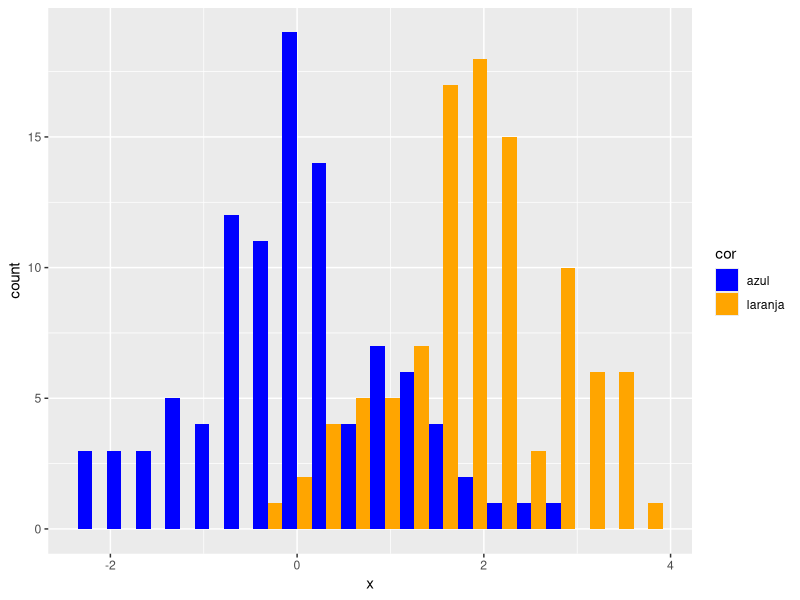
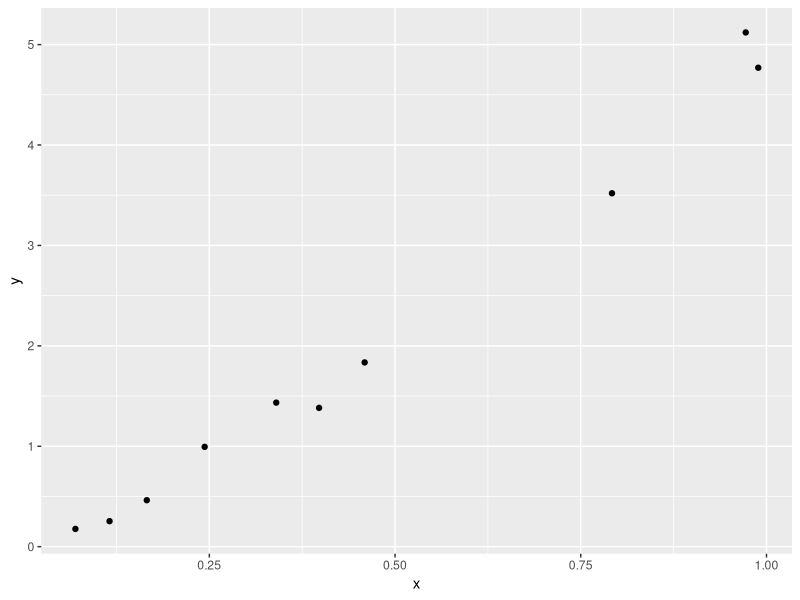
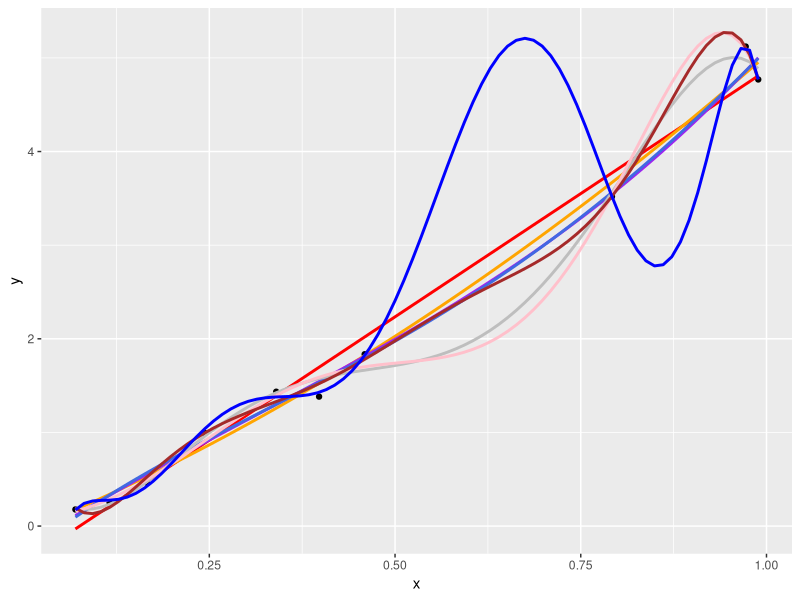
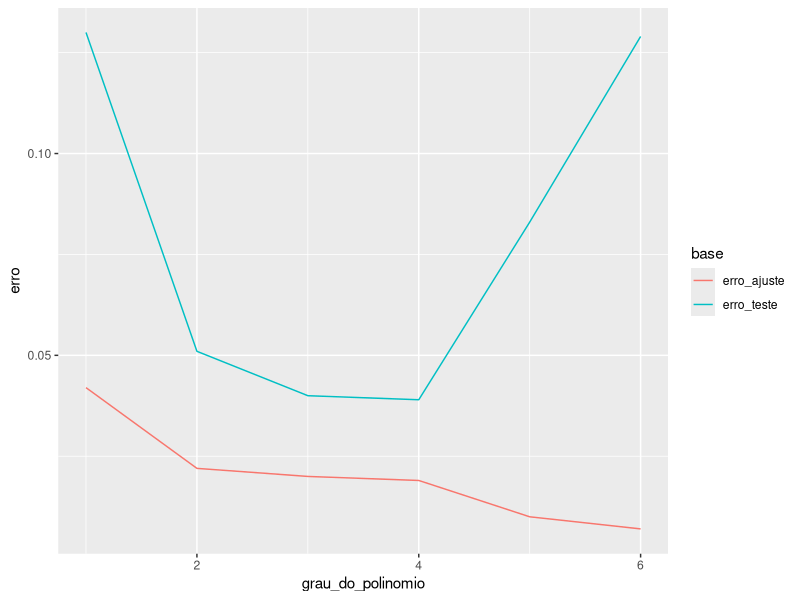

R code for these plots, in order:
## ---- chunk 1
knitr::opts_chunk$set(echo = FALSE)
knitr::opts_chunk$set(warning = FALSE)
## ---- chunk 2
library(dplyr)
library(ggplot2)
base <- purrr::map_df(c(0, 2), ~data.frame(color = .x, x = rnorm(100, .x)))
base <- base %>% mutate(cor = ifelse(color <= 0, 'azul', 'laranja'))
ggplot(base, aes(x = x, fill = cor)) + 
  geom_histogram(position = 'dodge', bins = 20) +
  scale_fill_manual(values = c('azul' = 'blue', 'laranja' = 'orange'))
## ---- chunk 3
# Pacotes -----------------------------------------------------------------
library(ggplot2)
library(tidyr)
library(dplyr)
## ---- chunk 4

# Gerar dados -------------------------------------------------------------
set.seed(7)
dados <- data_frame(
  x = runif(10),
  y = 2*x + 3*x^2 + rnorm(10, 0, 0.15) 
)

# gerando mais dados
dados2 <- data_frame(
  x = runif(100),
  y = 2*x + 3*x^2 + rnorm(100, 0, 0.1) 
)

## ---- chunk 5

ggplot(dados, aes(x = x, y = y)) + geom_point()

## ---- chunk 6

modelo <- lm(y ~ x, data = dados)
modelo2 <- lm(y ~ poly(x, 2), data = dados)
modelo3 <- lm(y ~ poly(x, 3), data = dados)
modelo4 <- lm(y ~ poly(x, 4), data = dados)
modelo5 <- lm(y ~ poly(x, 5), data = dados)
modelo6 <- lm(y ~ poly(x, 6), data = dados)
modelo7 <- lm(y ~ poly(x, 7), data = dados)
modelo8 <- lm(y ~ poly(x, 8), data = dados)
modelo9 <- lm(y ~ poly(x, 9), data = dados)

erro_modelo1 <- mean((dados$y - predict(modelo, newdata = dados))^2)
erro_modelo2 <- mean((dados$y - predict(modelo2, newdata = dados))^2)
erro_modelo3 <- mean((dados$y - predict(modelo3, newdata = dados))^2)
erro_modelo4 <- mean((dados$y - predict(modelo4, newdata = dados))^2)
erro_modelo5 <- mean((dados$y - predict(modelo5, newdata = dados))^2)
erro_modelo6 <- mean((dados$y - predict(modelo6, newdata = dados))^2)
erro_modelo7 <- mean((dados$y - predict(modelo7, newdata = dados))^2)
erro_modelo8 <- mean((dados$y - predict(modelo8, newdata = dados))^2)
erro_modelo9 <- mean((dados$y - predict(modelo9, newdata = dados))^2)

erro_ajuste <- c(erro_modelo1 = erro_modelo1,
erro_modelo2 = erro_modelo2,
erro_modelo3 = erro_modelo3,
erro_modelo4 = erro_modelo4,
erro_modelo5 = erro_modelo5,
erro_modelo6 = erro_modelo6,
erro_modelo7 = erro_modelo7,
erro_modelo8 = erro_modelo8,
erro_modelo9 = erro_modelo9) %>% round(3)

ggplot(dados, aes(x = x, y = y)) + geom_point() + 
  geom_smooth(formula = y ~ x, colour = "red", se = FALSE, method = 'lm') +
  geom_smooth(formula = y ~ poly(x, 2), colour = "orange", se = FALSE, method = 'lm') +
  geom_smooth(formula = y ~ poly(x, 3), colour = "purple", se = FALSE, method = 'lm') +
  geom_smooth(formula = y ~ poly(x, 4), colour = "royalblue", se = FALSE, method = 'lm') +
  geom_smooth(formula = y ~ poly(x, 5), colour = "grey", se = FALSE, method = 'lm') +
  geom_smooth(formula = y ~ poly(x, 6), colour = "pink", se = FALSE, method = 'lm') +
  geom_smooth(formula = y ~ poly(x, 7), colour = "brown", se = FALSE, method = 'lm') +
  geom_smooth(formula = y ~ poly(x, 8), colour = "blue", se = FALSE, method = 'lm') 


erro_modelo1 <- mean((dados2$y - predict(modelo, newdata = dados2))^2)
erro_modelo2 <- mean((dados2$y - predict(modelo2, newdata = dados2))^2)
erro_modelo3 <- mean((dados2$y - predict(modelo3, newdata = dados2))^2)
erro_modelo4 <- mean((dados2$y - predict(modelo4, newdata = dados2))^2)
erro_modelo5 <- mean((dados2$y - predict(modelo5, newdata = dados2))^2)
erro_modelo6 <- mean((dados2$y - predict(modelo6, newdata = dados2))^2)
erro_modelo7 <- mean((dados2$y - predict(modelo7, newdata = dados2))^2)
erro_modelo8 <- mean((dados2$y - predict(modelo8, newdata = dados2))^2)
erro_modelo9 <- mean((dados2$y - predict(modelo9, newdata = dados2))^2)

erro_teste <- c(erro_modelo1 = erro_modelo1,
                 erro_modelo2 = erro_modelo2,
                 erro_modelo3 = erro_modelo3,
                 erro_modelo4 = erro_modelo4,
                 erro_modelo5 = erro_modelo5,
                 erro_modelo6 = erro_modelo6,
                 erro_modelo7 = erro_modelo7,
                 erro_modelo8 = erro_modelo8,
                 erro_modelo9 = erro_modelo9) %>% round(3)
# 
# ggplot(dados, aes(x = x, y = y)) + 
#   geom_point(data = dados2, colour = "orange") + 
#   geom_smooth(formula = y ~ x, colour = "red", se = FALSE, method = 'lm') +
#   geom_smooth(formula = y ~ poly(x, 2), colour = "orange", se = FALSE, method = 'lm') +
#   geom_smooth(formula = y ~ poly(x, 3), colour = "purple", se = FALSE, method = 'lm') +
#   geom_smooth(formula = y ~ poly(x, 4), colour = "royalblue", se = FALSE, method = 'lm') +
#   geom_smooth(formula = y ~ poly(x, 5), colour = "grey", se = FALSE, method = 'lm') +
#   geom_smooth(formula = y ~ poly(x, 6), colour = "pink", se = FALSE, method = 'lm') +
#   geom_smooth(formula = y ~ poly(x, 7), colour = "brown", se = FALSE, method = 'lm') +
#   geom_smooth(formula = y ~ poly(x, 8), colour = "blue", se = FALSE, method = 'lm') +
#   geom_point() 

## ---- chunk 7
cbind(erro_ajuste, erro_teste) %>%
  as.data.frame %>%
  mutate(grau_do_polinomio = 1:n()) %>%
  filter(grau_do_polinomio < 7) %>%
  gather(base, erro, starts_with("erro")) %>%
  ggplot() +
  geom_line(aes(x = grau_do_polinomio, y = erro, colour = base))
  # geom_smooth(aes(x = grau_do_polinomio, y = erro, colour = base), span = 1, se = FALSE)
